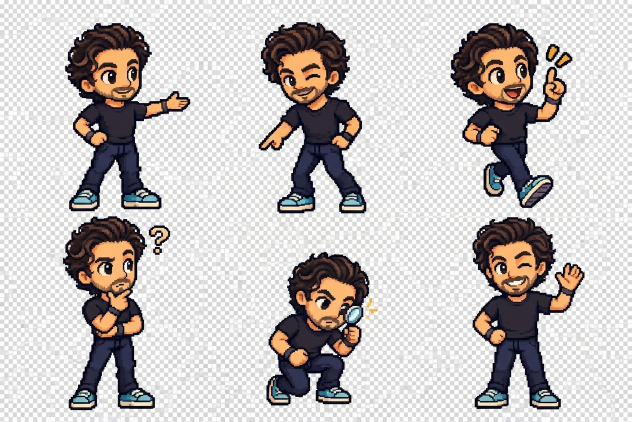
#> input picture assets/personaje/raw/poses.jpg, 1264 x 843 px (shown at 1/2 size)
$ python procesar_sprites.py
#> lines starting #> are read from the running program, lines starting #| are printed output that depends on the picture; after the words box and inside, x2 and y2 are one past the last pixel; in counts of white or black regions, pixels touching at a corner belong together
"""
procesar_sprites.py — Convierte las imágenes generadas con ChatGPT en sprites
pixel art limpios con fondo transparente.

Se ejecuta UNA VEZ cada vez que cambian las imágenes originales; el proceso
diario no lo usa. Necesita scipy (viene con Anaconda; si no:
pip install scipy).

Entradas (no se tocan):
    assets/personaje/raw/poses.jpg     6 poses en rejilla 2 x 3, fondo ajedrezado
    assets/objetos/raw/objetos.jpg     7 electrodomésticos en 2 filas, fondo verde #00FF00

Salidas (PNG RGBA a resolución de píxel real; se escalan en la plantilla con
image-rendering: pixelated y un factor entero):
    assets/personaje/{senala,guino,atencion,piensa,lupa,saluda}.png
    assets/objetos/{lavadora,lavavajillas,microondas,cafetera,frigorifico,horno,tostadora}.png

Pasos: detectar la rejilla de píxel, muestrear el centro de cada píxel
(mediana 3x3, quita el ruido JPEG), quitar fondo, limpiar el halo claro del
borde, reducir a 64 colores planos y recortar cada sprite.

Uso (desde la raíz del repo):
    python tools/procesar_sprites.py             # genera los que falten desde raw/
    python tools/procesar_sprites.py --limpiar   # limpia píxeles muertos de los PNG actuales (una vez tras cada retoque)
    python tools/procesar_sprites.py --forzar    # regenera todo desde raw/ (pisa retoques a mano)
"""

from __future__ import annotations

from pathlib import Path

import numpy as np
from PIL import Image
from scipy import ndimage as ndi

ROOT = Path(__file__).resolve().parents[1]

# Paso de rejilla y fase medidos sobre las imágenes actuales (px de la imagen
# original por píxel de arte). Si regeneras las imágenes, ajusta con detectar_rejilla().
PERSONAJE = dict(px=8.67 / 2, py=8.87 / 2, phx=6.25, phy=8.25)
OBJETOS = dict(px=8.73 / 2, py=8.74 / 2, phx=2.25, phy=3.25)

POSES = ["senala", "guino", "atencion", "piensa", "lupa", "saluda"]  # fila 1 y fila 2, de izquierda a derecha


def detectar_rejilla(path: Path) -> dict:
    """Busca paso y fase que mejor alinean los bordes. Útil si cambian las imágenes."""
    a = np.asarray(Image.open(path).convert("L")).astype(float)

    def mejor(perfil):
        res = []
        for p in np.arange(3.5, 10.0, 0.01):
            for ph in np.arange(0, p, 0.25):
                idx = np.round(ph + np.arange(0, (len(perfil) - ph) / p) * p).astype(int)
                idx = idx[idx < len(perfil)]
                res.append((perfil[idx].mean(), p, ph))
        return max(res)[1:]

    px, phx = mejor(np.abs(np.diff(a, axis=1)).sum(axis=0))
    py, phy = mejor(np.abs(np.diff(a, axis=0)).sum(axis=1))
    return dict(px=px, py=py, phx=phx, phy=phy)


def muestrear(path: Path, px: float, py: float, phx: float, phy: float) -> np.ndarray:
#> called with px = 4.33, py = 4.43, phx = 6.25, phy = 8.25
    a = np.asarray(Image.open(path).convert("RGB")).astype(int)
    nx, ny = int((a.shape[1] - phx) / px), int((a.shape[0] - phy) / py)
#> nx = 290; ny = 188
    out = np.zeros((ny, nx, 3), np.uint8)
    for j in range(ny):
        y = int(phy + (j + 0.5) * py)
        for i in range(nx):
            x = int(phx + (i + 0.5) * px)
            out[j, i] = np.median(a[max(0, y - 1):y + 2, max(0, x - 1):x + 2].reshape(-1, 3), axis=0)
    return out


def cuantizar(rgb: np.ndarray, mask: np.ndarray, n: int) -> np.ndarray:
    pts = rgb[mask]
    im = Image.fromarray(pts.reshape(1, -1, 3)).quantize(
        colors=n, method=Image.Quantize.MEDIANCUT, dither=Image.Dither.NONE)
    pal = np.array(im.getpalette()[:3 * n]).reshape(-1, 3)
    out = rgb.copy()
    out[mask] = pal[np.asarray(im).reshape(-1)]
    return out


K4 = np.array([[0, 1, 0], [1, 0, 1], [0, 1, 0]])


def limpiar(a: np.ndarray, personaje: bool = True) -> tuple[np.ndarray, int]:
    """Quita píxeles muertos de un sprite RGBA: halo del JPEG pegado al contorno,
    píxeles sueltos y, solo en el personaje, la mezcla gris azulada del ajedrezado y
    las motas claras dentro del pelo (en los objetos estropearía rejillas y cristales)."""
    a = a.copy(); quitados = 0
    for _ in range(40):
        m = a[...,3] > 0
        val = a[...,:3].max(-1).astype(int)
        oscuro = m & (val < 50)
        borde = m & ndi.binary_dilation(~m, structure=K4)
        vec_fg = ndi.convolve(m.astype(int), K4, mode="constant")
        vec_osc = ndi.convolve(oscuro.astype(int), K4, mode="constant")
        halo = borde & (val >= 50) & (vec_osc >= 1) & (vec_fg <= 2)
        suelto = m & (ndi.convolve(m.astype(int), np.ones((3,3)), mode="constant") - 1 <= 1)
        rgb = a[...,:3].astype(int); r, g, b = rgb[...,0], rgb[...,1], rgb[...,2]
        filas = np.arange(a.shape[0])[:, None] < a.shape[0] - 12          # fuera de las zapatillas
        teal = borde & (val >= 110) & (val <= 185) & (b > r + 20) & filas   # mezcla JPEG ajedrezado-contorno
        q = halo | suelto | (teal if personaje else False)
        if not q.any(): break
        a[q] = 0; quitados += int(q.sum())
    if not personaje:
        return a, quitados
    # motas claras dentro del pelo: grises claros rodeados de oscuro y sin piel alrededor
    m = a[...,3] > 0
    rgb = a[...,:3].astype(int); val = rgb.max(-1); sat = val - rgb.min(-1)
    piel = m & (rgb[...,0] > 180) & (rgb[...,1] > 110) & (rgb[...,2] < 160) & (sat > 60)
    osc = m & (val < 110)
    K8 = np.ones((3, 3)); K8[1, 1] = 0
    n_piel = ndi.convolve(piel.astype(int), K8, mode="constant")
    n_osc = ndi.convolve(osc.astype(int), K8, mode="constant")
    mota = m & (val > 140) & (sat < 60) & (n_piel == 0) & (n_osc >= 5)
    for y, x in zip(*np.nonzero(mota)):
        vec = [a[yy, xx, :3] for yy in range(y-1, y+2) for xx in range(x-1, x+2)
               if 0 <= yy < a.shape[0] and 0 <= xx < a.shape[1] and osc[yy, xx]]
        a[y, x, :3] = np.median(np.array(vec), axis=0).astype(np.uint8)
    return a, quitados + int(mota.sum())


def guardar(rgb, fg, celdas, nombres, carpeta: Path):
    carpeta.mkdir(parents=True, exist_ok=True)
    lab, n = ndi.label(fg, structure=np.ones((3, 3)))
    H, W = fg.shape
    for (r0, r1, c0, c1), nombre in zip(celdas, nombres):
        sel = np.zeros_like(fg)
        for k in range(1, n + 1):
            ys, xs = np.nonzero(lab == k)
            if len(ys) > 3 and r0 * H <= ys.mean() < r1 * H and c0 * W <= xs.mean() < c1 * W:
                sel |= lab == k
        ys, xs = np.nonzero(sel)
        y0, y1, x0, x1 = ys.min(), ys.max() + 1, xs.min(), xs.max() + 1
        rgba = np.zeros((y1 - y0 + 2, x1 - x0 + 2, 4), np.uint8)
        rgba[1:-1, 1:-1, :3] = rgb[y0:y1, x0:x1]
        rgba[1:-1, 1:-1, 3] = sel[y0:y1, x0:x1] * 255
        ruta = carpeta / f"{nombre}.png"
        if ruta.exists() and not FORZAR:
            print(f"{ruta.relative_to(ROOT)}: ya existe (retocado a mano?), no se toca. Usa --forzar para regenerarlo.")
            continue
        rgba, _ = limpiar(rgba, personaje=carpeta.name == "personaje")
        Image.fromarray(rgba, "RGBA").save(ruta)
        print(f"{ruta.relative_to(ROOT)}: {rgba.shape[1]} x {rgba.shape[0]} px")


def personaje():
    g = muestrear(ROOT / "assets/personaje/raw/poses.jpg", **PERSONAJE)
    sat = g.max(-1).astype(int) - g.min(-1).astype(int)
    val = g.max(-1)
    lum = g.mean(-1)

    # Fondo ajedrezado: gris claro sin saturación. Se quita lo que toca el borde
    # y los huecos interiores que tienen las dos tonalidades del ajedrezado
    # (así no se borran el blanco de los ojos ni los dientes).
    cand = (sat < 18) & (val > 195)
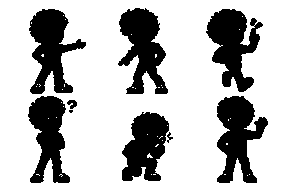
#> cand: shape (188, 290) bool; 73.3% white; 9 black regions (1 under 20 px), largest, box (x1, y1, x2, y2) and area: (217, 96, 268, 183) 2543, (206, 9, 263, 92) 2535, (118, 8, 168, 94) 2504
    lab, n = ndi.label(cand)
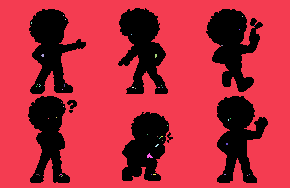
#> lab: shape (188, 290) int32; 51 distinct labels, from 0 to 50; one colour per label, 0 black
#> n = 50
    borde = set(np.unique(np.concatenate([lab[0], lab[-1], lab[:, 0], lab[:, -1]]))) - {0}
#> borde = 1 item
    fondo = np.zeros_like(cand)
    for k in range(1, n + 1):
        m = lab == k
        if k in borde or (m.sum() >= 6 and (lum[m] < 232).sum() >= 2 and (lum[m] > 242).sum() >= 2):
            fondo |= m
#> fondo: shape (188, 290) bool; 73.2% white; 9 black regions (1 under 20 px), largest, box (x1, y1, x2, y2) and area: (217, 96, 268, 183) 2554, (206, 9, 263, 92) 2540, (118, 8, 168, 94) 2519
    fg = ~fondo
    fg = ndi.binary_opening(fg, iterations=1) | (fg & ndi.binary_erosion(fg))
#> fg: shape (188, 290) bool; 26.7% white; 10 white regions (3 under 20 px), largest, box (x1, y1, x2, y2) and area: (217, 96, 268, 183) 2544, (206, 9, 263, 92) 2532, (118, 8, 168, 94) 2502

    for _ in range(2):  # halo claro del JPEG alrededor del contorno
        fg &= ~(fg & ndi.binary_dilation(~fg) & (val > 140) & (sat < 50))
    vecinos = ndi.convolve(fg.astype(int), np.array([[0, 1, 0], [1, 0, 1], [0, 1, 0]]), mode="constant")
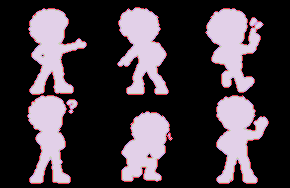
#> vecinos: shape (188, 290) int64; 5 distinct labels, from 0 to 4; one colour per label, 0 black
    fg &= ~((vecinos <= 1) & (val > 100))  # píxeles sueltos
#> fg: shape (188, 290) bool; 26.4% white; 11 white regions (3 under 20 px), largest, box (x1, y1, x2, y2) and area: (217, 96, 268, 183) 2508, (118, 8, 168, 94) 2483, (207, 9, 263, 92) 2471

    celdas = [(0, .5, 0, 1 / 3), (0, .5, 1 / 3, 2 / 3), (0, .5, 2 / 3, 1),
              (.5, 1, 0, 1 / 3), (.5, 1, 1 / 3, 2 / 3), (.5, 1, 2 / 3, 1)]
    guardar(cuantizar(g, fg, 64), fg, celdas, POSES, ROOT / "assets/personaje")
#> in cuantizar, `pal = np.array(im.getpalette()[:3 * n]).reshape(-1, 3)`: pal = 64 rows, first 8: [253, 193, 131], [253, 185, 116], [252, 184, 115], [252, 182, 114], [252, 182, 110], [246, 209, 165], [247, 182, 117], [217, 215, 200]
#> in guardar, `lab, n = ndi.label(fg, structure=np.ones((3, 3)))`: lab: shape (188, 290) int32; 12 distinct labels, from 0 to 11
#> in guardar, `lab, n = ndi.label(fg, structure=np.ones((3, 3)))`: n = 11
#> after the loop in guardar, `for (r0, r1, c0, c1), nombre in zip(celdas, nombres):`: sel: shape (188, 290) bool; 4.6% white; 1 white region, box (x1, y1, x2, y2) and area: (217, 96, 268, 183) 2508


def objetos():
    """7 electrodomésticos sobre verde: fila 1 lavadora, lavavajillas, microondas, cafetera;
    fila 2 frigorífico, horno, tostadora."""
    from scipy.cluster.vq import kmeans2

    g = muestrear(ROOT / "assets/objetos/raw/objetos.jpg", **OBJETOS)
#> call 2 of muestrear, with px = 4.37, py = 4.37, phx = 2.25, phy = 3.25
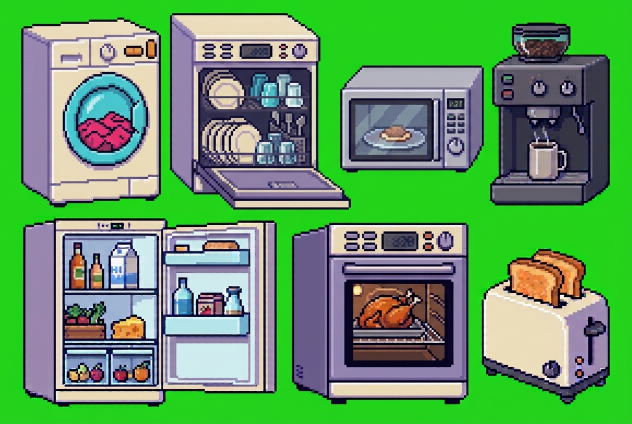
#> input picture assets/objetos/raw/objetos.jpg, 1264 x 848 px (shown at 1/2 size)
    r, v, b = (g[..., i].astype(int) for i in range(3))

    # Fondo = verde chillón conectado con el borde (así no se borra la verdura del frigorífico)
    verde = (v > 140) & (v - np.maximum(r, b) > 70)
#> verde: shape (193, 289) bool; 33.3% white; 1 white region, box (x1, y1, x2, y2) and area: (0, 0, 289, 193) 18569
    lab, n = ndi.label(verde)
#> n = 1
    borde = set(np.unique(np.concatenate([lab[0], lab[-1], lab[:, 0], lab[:, -1]]))) - {0}
#> borde = 1 item
    fondo = np.isin(lab, list(borde))
    for k in range(1, n + 1):  # huecos interiores del mismo verde (asa de la taza...)
        m = lab == k
        if k not in borde and m.sum() >= 4 and np.median(v[m]) > 180:
            fondo |= m
    fg = ~fondo
    for _ in range(3):  # quita el verde que se ha mezclado con el contorno
        fg &= ~(fg & ndi.binary_dilation(~fg, structure=K4) & (v > r + 25) & (v > b + 25))
#> this loop made 3 passes
#> pass 1, in objetos, `fg &= ~(fg & ndi.binary_dilation(~fg, structure=K4) & (v > r + 25) & (..`:
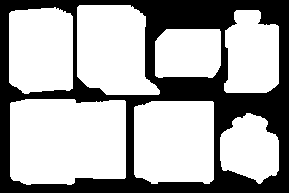
#> fg: shape (193, 289) bool; 66.3% white; 1 black region, box (x1, y1, x2, y2) and area: (0, 0, 289, 193) 18776
    fg &= ~(ndi.convolve(fg.astype(int), np.ones((3, 3)), mode="constant") - 1 <= 1)

    # k-means conserva mejor los colores minoritarios (ropa magenta, verduras) que median cut
    cent, etq = kmeans2(g[fg].astype(float), 48, minit="++", seed=0, iter=30)
#> cent = 48 rows, first 8: [61.03, 59.2, 90.98], [208.8, 233.6, 239], [10.33, 8.63, 39.85], [105.6, 94, 138.4], [237, 175.6, 110.6], [139.5, 126.5, 160], [216.5, 53.57, 114.8], [74.82, 196.9, 204.3]
    q = g.copy()
    q[fg] = np.clip(cent[etq], 0, 255).astype(np.uint8)

    # Cada objeto = componente grande; las piezas sueltas (vapor) van al más cercano
    lab, n = ndi.label(fg, structure=np.ones((3, 3)))
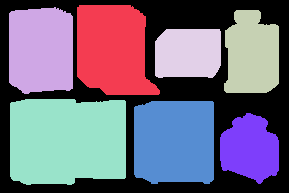
#> lab: shape (193, 289) int32; 8 distinct labels, from 0 to 7; one colour per label, 0 black
#> n = 7
    tam = np.bincount(lab.ravel())
#> tam = [18777, 5975, 5162, 3895, 3068, 9406, 6392, 3102]
    grandes = [k for k in range(1, n + 1) if tam[k] > 300]
#> grandes = [1, 2, 3, 4, 5, 6, 7]
    caja = {}
    for k in grandes:
        ys, xs = np.nonzero(lab == k)
        caja[k] = (ys.mean(), xs.mean(), ys.min(), ys.max(), xs.min(), xs.max())
#> this loop made 7 passes
#> after the loop, caja = {1: (49.49, 112.4, 5, 94, 77, 159), 2: (49.65, 40.56, 7, 93, 9, 72), 3: (53.99, 251.5, 10, 92, 224, 278), 4: (52.77, 187.7, 29, 77, 155, 220), 5: (140.4, 66.65, 99, 184, 10, 125), 6: (141.2, 174.1, 101, 183, 134, 213), 7: (148.3, 249.6, 113, 183, 220, 278)}
    H = fg.shape[0]
#> H = 193
    fila1 = sorted([k for k in grandes if caja[k][0] < H / 2], key=lambda k: caja[k][1])
#> fila1 = [2, 1, 4, 3]
    fila2 = sorted([k for k in grandes if caja[k][0] >= H / 2], key=lambda k: caja[k][1])
#> fila2 = [5, 6, 7]
    nombres = dict(zip(fila1, ["lavadora", "lavavajillas", "microondas", "cafetera"]))
#> nombres = {2: 'lavadora', 1: 'lavavajillas', 4: 'microondas', 3: 'cafetera'}
    nombres |= dict(zip(fila2, ["frigorifico", "horno", "tostadora"]))
#> nombres = {2: 'lavadora', 1: 'lavavajillas', 4: 'microondas', 3: 'cafetera', 5: 'frigorifico', 6: 'horno', 7: 'tostadora'}
    grupo = {k: lab == k for k in grandes}
#> grupo = 7 items
    for k in range(1, n + 1):
        if k in grandes or tam[k] < 4:
            continue
        ys, xs = np.nonzero(lab == k)
        cy, cx = ys.mean(), xs.mean()
        def dist(o):
            _, _, y0, y1, x0, x1 = caja[o]
            return max(y0 - cy, 0, cy - y1) + max(x0 - cx, 0, cx - x1)
        cerca = min(grandes, key=dist)
        if dist(cerca) < 12:
            grupo[cerca] |= lab == k

    carpeta = ROOT / "assets/objetos"
    for k, nombre in nombres.items():
        sel = grupo[k]
        ys, xs = np.nonzero(sel)
        y0, y1, x0, x1 = ys.min(), ys.max() + 1, xs.min(), xs.max() + 1
        rgba = np.zeros((y1 - y0 + 2, x1 - x0 + 2, 4), np.uint8)
        rgba[1:-1, 1:-1, :3] = q[y0:y1, x0:x1]
        rgba[1:-1, 1:-1, 3] = sel[y0:y1, x0:x1] * 255
        ruta = carpeta / f"{nombre}.png"
        if ruta.exists() and not FORZAR:
            print(f"{ruta.relative_to(ROOT)}: ya existe (retocado a mano?), no se toca. Usa --forzar para regenerarlo.")
            continue
        Image.fromarray(rgba, "RGBA").save(ruta)
        print(f"{ruta.relative_to(ROOT)}: {rgba.shape[1]} x {rgba.shape[0]} px")
#> this loop made 7 passes
#> (k, nombre, y0, y1, x0, x1) on passes 1, 3, 5, 6, 7: (2, 'lavadora', 7, 94, 9, 73), (4, 'microondas', 29, 78, 155, 221), (5, 'frigorifico', 99, 185, 10, 126), (6, 'horno', 101, 184, 134, 214), (7, 'tostadora', 113, 184, 220, 279)
#> (nombre, y0, y1, x0, x1) on passes 2, 4: ('lavavajillas', 5, 95, 77, 160), ('cafetera', 10, 93, 224, 279)
#| assets/objetos/lavadora.png: 66 x 89 px
#| assets/objetos/lavavajillas.png: 85 x 92 px
#| assets/objetos/microondas.png: 68 x 51 px
#| assets/objetos/cafetera.png: 57 x 85 px
#| assets/objetos/frigorifico.png: 118 x 88 px
#| assets/objetos/horno.png: 82 x 85 px
#| assets/objetos/tostadora.png: 61 x 73 px
#> rgba: shape (73, 61, 4)
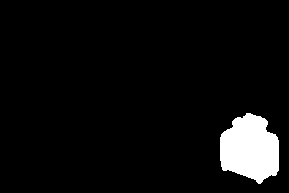
#> sel: shape (193, 289) bool; 5.6% white; 1 white region, box (x1, y1, x2, y2) and area: (220, 113, 279, 184) 3102


def limpiar_existentes():
    """Limpia en su sitio los PNG actuales (respeta los retoques a mano: solo quita píxeles muertos)."""
    for ruta in sorted([*(ROOT / "assets/personaje").glob("*.png"), *(ROOT / "assets/objetos").glob("*.png")]):
        a = np.asarray(Image.open(ruta).convert("RGBA"))
        b, n = limpiar(a, personaje=ruta.parent.name == "personaje")
        if n:
            Image.fromarray(b, "RGBA").save(ruta)
        print(f"{ruta.relative_to(ROOT)}: {n} píxeles corregidos")


FORZAR = False

if __name__ == "__main__":
    import argparse
    ap = argparse.ArgumentParser(description="Genera o limpia los sprites del personaje y los objetos.")
    ap.add_argument("--limpiar", action="store_true", help="Solo limpia los PNG actuales en su sitio")
    ap.add_argument("--forzar", action="store_true", help="Regenera desde raw/ aunque los PNG existan (pisa retoques)")
    args = ap.parse_args()
    if args.limpiar:
        limpiar_existentes()
    else:
        FORZAR = args.forzar
        personaje()
        objetos()
